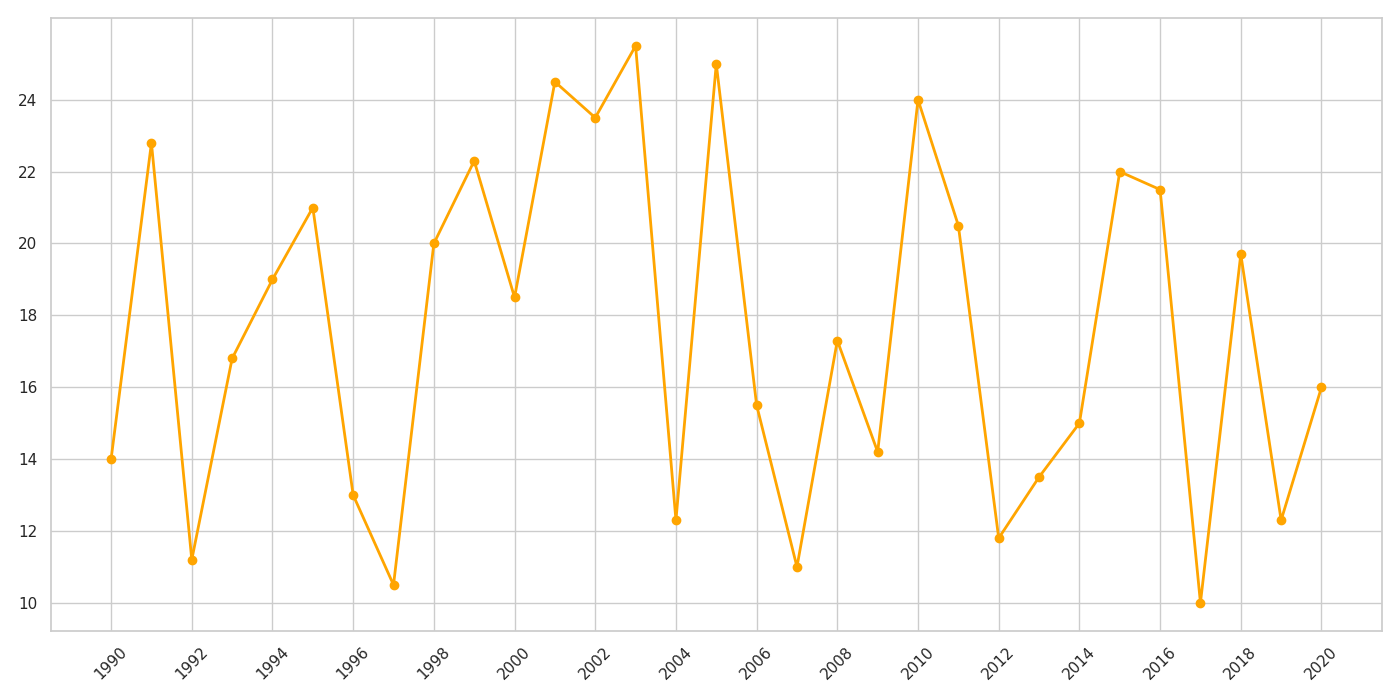

This chart was generated by the following Python code:
import matplotlib.pyplot as plt
import numpy as np

years = np.arange(1990, 2021)

ice_cream_sales = np.array([
    14, 22.8, 11.2, 16.8, 19, 21, 13, 10.5, 20, 22.3,
    18.5, 24.5, 23.5, 25.5, 12.3, 25, 15.5, 11, 17.3, 14.2,
    24, 20.5, 11.8, 13.5, 15, 22, 21.5, 10, 19.7, 12.3,
    16
])

plt.figure(figsize=(14, 7))
plt.plot(years, ice_cream_sales, color='orange', marker='o', linestyle='-', linewidth=2, markersize=6)

highlight_indices = [0, 10, 20, 30]
for i in highlight_indices:
    plt.annotate(
        '',
        (years[i], ice_cream_sales[i]),
        textcoords="offset points",
        xytext=(-5, 10),
        ha='center',
        fontsize=10,
        color='blue'
    )

plt.xticks(years[::2], rotation=45)
plt.yticks(np.arange(10, 26, 2))

plt.tight_layout()
plt.show()
